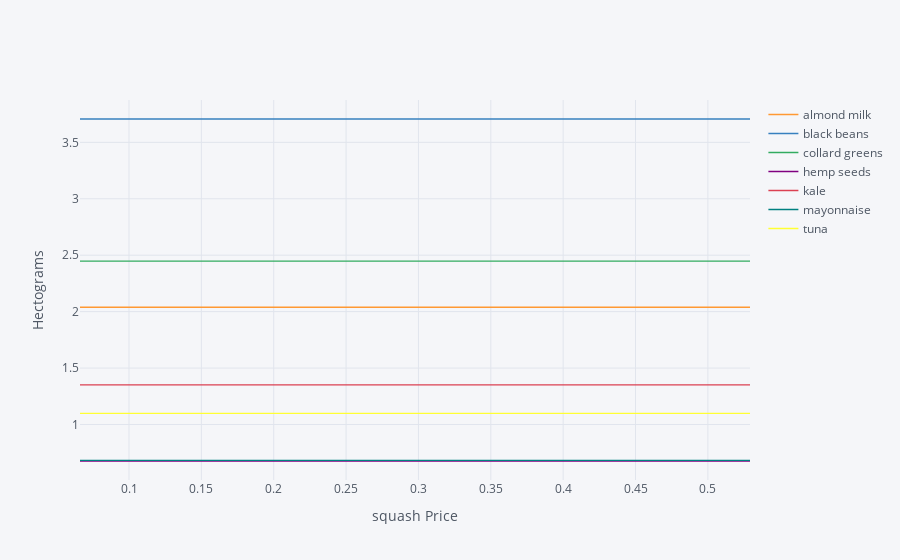

Write notebook code for a chart like this one.
### Code cell
import cufflinks as cf
cf.go_offline()

ReferenceGood = 'squash'

scale = [0.5,0.75,0.9,1.,1.1,1.2,1.3,1.4,1.5,2,4]

cost0 = solve_subsistence_problem(FoodNutrients,Prices,
                                  diet_min[group],diet_max[group],max_weight=12,tol=tol).fun

my_p = Prices.copy()

diet = {}
for s in scale:

    my_p[ReferenceGood] = Prices[ReferenceGood]*s
    result = solve_subsistence_problem(FoodNutrients,my_p,
                                       diet_min[group],diet_max[group],max_weight=12,tol=tol)
    diet[my_p[ReferenceGood]] = result.diet

Diet_response = pd.DataFrame(diet).T
Diet_response.index.name = '%s Price' % ReferenceGood

Diet_response.reset_index(inplace=True)

# Get rid of units for index (cufflinks chokes)
Diet_response['%s Price' % ReferenceGood] = Diet_response['%s Price' % ReferenceGood].apply(lambda x: x.magnitude)

Diet_response = Diet_response.set_index('%s Price' % ReferenceGood)

# Just look at goods consumed in quantities greater than error tolerance
Diet_response.loc[:,(Diet_response>tol).sum()>0].iplot(xTitle='%s Price' % ReferenceGood,yTitle='Hectograms')

### Figure 1 — Plotly figure (JSON) as saved in the notebook; plotly's stock layout.template omitted (floating-point values rounded to 4 significant figures)
{"data": [{"line": {"color": "rgba(255, 153, 51, 1.0)", "dash": "solid", "shape": "linear", "width": 1.3}, "mode": "lines", "name": "almond milk", "text": "", "type": "scatter", "x": [0.06614, 0.09921, 0.119, 0.1323, 0.1455, 0.1587, 0.172, 0.1852, 0.1984, 0.2646, 0.5291], "y": [2.039, 2.039, 2.039, 2.039, 2.039, 2.039, 2.039, 2.039, 2.039, 2.039, 2.039]}, {"line": {"color": "rgba(55, 128, 191, 1.0)", "dash": "solid", "shape": "linear", "width": 1.3}, "mode": "lines", "name": "black beans", "text": "", "type": "scatter", "x": [0.06614, 0.09921, 0.119, 0.1323, 0.1455, 0.1587, 0.172, 0.1852, 0.1984, 0.2646, 0.5291], "y": [3.707, 3.707, 3.707, 3.707, 3.707, 3.707, 3.707, 3.707, 3.707, 3.707, 3.707]}, {"line": {"color": "rgba(50, 171, 96, 1.0)", "dash": "solid", "shape": "linear", "width": 1.3}, "mode": "lines", "name": "collard greens", "text": "", "type": "scatter", "x": [0.06614, 0.09921, 0.119, 0.1323, 0.1455, 0.1587, 0.172, 0.1852, 0.1984, 0.2646, 0.5291], "y": [2.448, 2.448, 2.448, 2.448, 2.448, 2.448, 2.448, 2.448, 2.448, 2.448, 2.448]}, {"line": {"color": "rgba(128, 0, 128, 1.0)", "dash": "solid", "shape": "linear", "width": 1.3}, "mode": "lines", "name": "hemp seeds", "text": "", "type": "scatter", "x": [0.06614, 0.09921, 0.119, 0.1323, 0.1455, 0.1587, 0.172, 0.1852, 0.1984, 0.2646, 0.5291], "y": [0.6761, 0.6761, 0.6761, 0.6761, 0.6761, 0.6761, 0.6761, 0.6761, 0.6761, 0.6761, 0.6761]}, {"line": {"color": "rgba(219, 64, 82, 1.0)", "dash": "solid", "shape": "linear", "width": 1.3}, "mode": "lines", "name": "kale", "text": "", "type": "scatter", "x": [0.06614, 0.09921, 0.119, 0.1323, 0.1455, 0.1587, 0.172, 0.1852, 0.1984, 0.2646, 0.5291], "y": [1.35, 1.35, 1.35, 1.35, 1.35, 1.35, 1.35, 1.35, 1.35, 1.35, 1.35]}, {"line": {"color": "rgba(0, 128, 128, 1.0)", "dash": "solid", "shape": "linear", "width": 1.3}, "mode": "lines", "name": "mayonnaise", "text": "", "type": "scatter", "x": [0.06614, 0.09921, 0.119, 0.1323, 0.1455, 0.1587, 0.172, 0.1852, 0.1984, 0.2646, 0.5291], "y": [0.6816, 0.6816, 0.6816, 0.6816, 0.6816, 0.6816, 0.6816, 0.6816, 0.6816, 0.6816, 0.6816]}, {"line": {"color": "rgba(255, 255, 51, 1.0)", "dash": "solid", "shape": "linear", "width": 1.3}, "mode": "lines", "name": "tuna", "text": "", "type": "scatter", "x": [0.06614, 0.09921, 0.119, 0.1323, 0.1455, 0.1587, 0.172, 0.1852, 0.1984, 0.2646, 0.5291], "y": [1.099, 1.099, 1.099, 1.099, 1.099, 1.099, 1.099, 1.099, 1.099, 1.099, 1.099]}], "layout": {"autosize": true, "legend": {"bgcolor": "#F5F6F9", "font": {"color": "#4D5663"}}, "paper_bgcolor": "#F5F6F9", "plot_bgcolor": "#F5F6F9", "title": {"font": {"color": "#4D5663"}}, "xaxis": {"autorange": true, "gridcolor": "#E1E5ED", "range": [0.06614, 0.5291], "showgrid": true, "tickfont": {"color": "#4D5663"}, "title": {"font": {"color": "#4D5663"}, "text": "squash Price"}, "type": "linear", "zerolinecolor": "#E1E5ED"}, "yaxis": {"autorange": true, "gridcolor": "#E1E5ED", "range": [0.5077, 3.876], "showgrid": true, "tickfont": {"color": "#4D5663"}, "title": {"font": {"color": "#4D5663"}, "text": "Hectograms"}, "type": "linear", "zerolinecolor": "#E1E5ED"}}}
